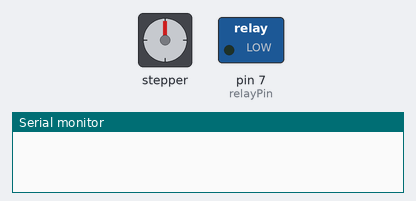
This sketch was run on a simulated Arduino Uno, built with avr-gcc and run on an emulated ATmega328P. Shown: stepper motor, switched loads named in the sketch (green lamp = pin HIGH), the last lines printed to the serial monitor. Wiring (inferred from the names in the program): stepper motor driver (200 steps per turn assumed): step pin 12; direction pin 11; enable pin 10. Pins used as bus, display or sensor lines are not drawn.

Above: at 0.1 s.
At 6.1 s:
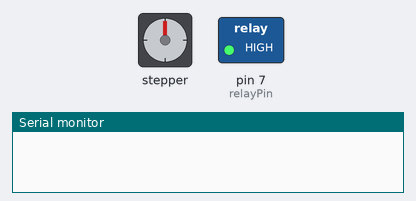
At 28.1 s:
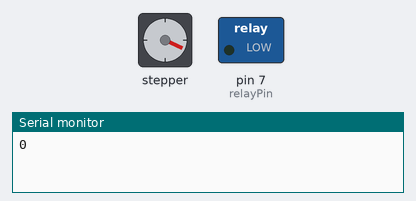
At 34.1 s:
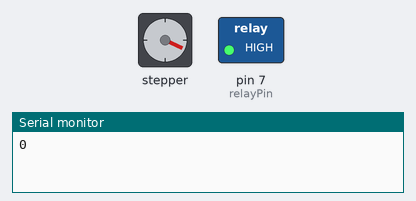
Timing chart, 0 to 35.6 s (numbered marks = the images above):
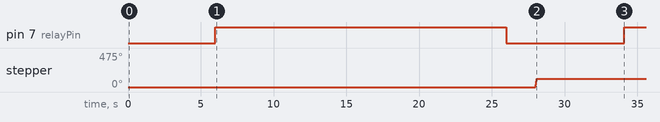

The sketch:

sample_and_move.ino
```cpp
// test to run motor
//  test to run
//
const int dirPin = 11;
const int stepPin = 12;
const int relayPin = 7;
//const int sleepPin = 12;
const int enablePin = 10;

int pumpDuration = 20000;
int count = 0;
int posArray[24]= {
    0, 8, 16, 25, 33, 41, 50, 58, 66, 75, 83, 91, 100, 108, 116, 125, 133, 141, 150, 158,
    166, 175, 183, 192};
int sampleCount = 24;
int buttonPin = A1;

// end of pin setup
void setup(){
    pinMode(stepPin, OUTPUT);
    pinMode(dirPin, OUTPUT);
    pinMode(relayPin, OUTPUT);
    pinMode(buttonPin, INPUT_PULLUP);
    Serial.begin(9600);
    //take out enable when using sleep
    pinMode(enablePin, OUTPUT);
    // digitalWrite(enablePin, HIGH);
    //pinMode(sleepPin, OUTPUT);
    //digitalWrite(sleepPin, LOW);
    digitalWrite(enablePin, LOW);
}
void loop(){

    for (count; count<sampleCount; count++){
        int sampleSteps = posArray[count];
        int sampleStepsReverse = -1*sampleSteps;
        // digitalWrite(enablePin, LOW);
        //digitalWrite(sleepPin, HIGH);
        rotate(sampleSteps, 0.1);
        delay(1000);
        //digitalWrite(enablePin, HIGH);
        //digitalWrite(sleepPin, LOW);
        delay(5000);

        //insert any functions to do while over the sample here
        pumpWater();
        delay(1000);
        //digitalWrite(enablePin, LOW);
        //digitalWrite(sleepPin, HIGH);
        rotate(sampleStepsReverse, 0.1);
        delay(1000);
        //digitalWrite(enablePin, HIGH);
        //digitalWrite(sleepPin, LOW);
        Serial.println(count);
    }

    int buttonState = digitalRead(buttonPin);
    if (buttonState == LOW){
        count = 0;
    }
}

void pumpWater(){
    digitalWrite(relayPin, HIGH);
    delay(pumpDuration);
    digitalWrite(relayPin, LOW);
}
void rotate(int steps, float speed){
    int dir = (steps > 0)? HIGH:LOW;
    steps = abs(steps) * 8;
    digitalWrite(dirPin, dir);
    float usDelay = (1/speed) * 70;
    for (int i = 0; i < steps; i++){
        digitalWrite(stepPin, HIGH);
        delayMicroseconds(usDelay);
        digitalWrite(stepPin, LOW);
        delayMicroseconds(usDelay);
    }
}
```

Measured:
- by itself, pin 7 (relayPin): LOW → HIGH at 6.0 s, → LOW 20.0 s later, → HIGH 8.1 s later
- by itself, stepper: turns 115° clockwise
